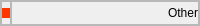
             <widget class="QFrame" name="frame_76">
              <property name="maximumSize">
               <size>
                <width>16777215</width>
                <height>26</height>
               </size>
              </property>
              <property name="frameShape">
               <enum>QFrame::StyledPanel</enum>
              </property>
              <property name="frameShadow">
               <enum>QFrame::Raised</enum>
              </property>
              <layout class="QGridLayout" name="gridLayout_73">
               <property name="leftMargin">
                <number>0</number>
               </property>
               <property name="topMargin">
                <number>0</number>
               </property>
               <property name="rightMargin">
                <number>0</number>
               </property>
               <property name="bottomMargin">
                <number>0</number>
               </property>
               <property name="spacing">
                <number>0</number>
               </property>
               <item row="0" column="0">
                <widget class="QFrame" name="frame_112">
                 <property name="maximumSize">
                  <size>
                   <width>10</width>
                   <height>26</height>
                  </size>
                 </property>
                 <property name="frameShape">
                  <enum>QFrame::StyledPanel</enum>
                 </property>
                 <property name="frameShadow">
                  <enum>QFrame::Raised</enum>
                 </property>
                 <layout class="QGridLayout" name="gridLayout_192">
                  <property name="leftMargin">
                   <number>0</number>
                  </property>
                  <property name="topMargin">
                   <number>0</number>
                  </property>
                  <property name="rightMargin">
                   <number>0</number>
                  </property>
                  <property name="bottomMargin">
                   <number>0</number>
                  </property>
                  <property name="spacing">
                   <number>0</number>
                  </property>
                  <item row="0" column="0">
                   <widget class="QLabel" name="label_119">
                    <property name="maximumSize">
                     <size>
                      <width>16777215</width>
                      <height>10</height>
                     </size>
                    </property>
                    <property name="styleSheet">
                     <string notr="true">background-color: #FE3601;</string>
                    </property>
                    <property name="text">
                     <string/>
                    </property>
                    <property name="alignment">
                     <set>Qt::AlignRight|Qt::AlignTrailing|Qt::AlignVCenter</set>
                    </property>
                   </widget>
                  </item>
                 </layout>
                </widget>
               </item>
               <item row="0" column="1">
                <widget class="QFrame" name="frame_111">
                 <property name="frameShape">
                  <enum>QFrame::StyledPanel</enum>
                 </property>
                 <property name="frameShadow">
                  <enum>QFrame::Raised</enum>
                 </property>
                 <layout class="QGridLayout" name="gridLayout_191">
                  <property name="leftMargin">
                   <number>0</number>
                  </property>
                  <property name="topMargin">
                   <number>0</number>
                  </property>
                  <property name="rightMargin">
                   <number>0</number>
                  </property>
                  <property name="bottomMargin">
                   <number>0</number>
                  </property>
                  <property name="spacing">
                   <number>0</number>
                  </property>
                  <item row="0" column="0">
                   <widget class="QLabel" name="label_118">
                    <property name="maximumSize">
                     <size>
                      <width>16777215</width>
                      <height>26</height>
                     </size>
                    </property>
                    <property name="text">
                     <string>Other</string>
                    </property>
                    <property name="alignment">
                     <set>Qt::AlignRight|Qt::AlignTrailing|Qt::AlignVCenter</set>
                    </property>
                   </widget>
                  </item>
                 </layout>
                </widget>
               </item>
              </layout>
             </widget>
